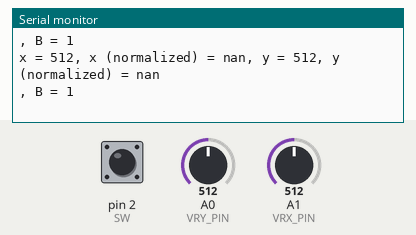
Simulated run of this sketch. Board: Arduino Uno, built with avr-gcc and run on an emulated ATmega328P. Parts: the last lines printed to the serial monitor. Inputs (shaded band) come from the test bench; at power-on: A1 (VRX_PIN) = 512, pin 2 (SW) HIGH, A0 (VRY_PIN) = 512.

Above: at 8.8 s.
8.9 s: A1 (VRX_PIN) set to 109
At 9.21 s:
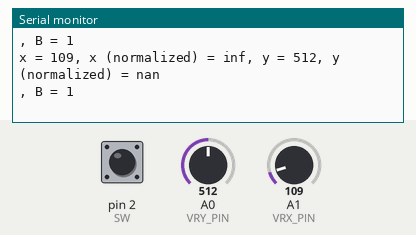
11.9 s: A1 (VRX_PIN) set to 91
At 12.1 s:
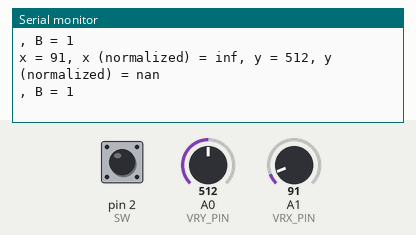

The sketch:

joystick.ino
```cpp
#define VRX_PIN  A1 // Arduino pin connected to VRX pin
#define VRY_PIN  A0 // Arduino pin connected to VRY pin
#define SW 2

const int numSamples = 100; // Number of samples for calibration
float xBaseline = 0;
float yBaseline = 0;
float xMinValue = 1023; // Initialize to max possible analog value
float xMaxValue = 0;    // Initialize to min possible analog value
float yMinValue = 1023;
float yMaxValue = 0;

int xValue = 0; // To store value of the X axis
int yValue = 0; // To store value of the Y axis
int sw = LOW;

void setup() {
  Serial.begin(9600);
  pinMode(SW, INPUT);
  calibrateSensor();
}

void loop() {
  // read analog X and Y analog values
  xValue = analogRead(VRX_PIN);
  yValue = analogRead(VRY_PIN);
  sw = digitalRead(SW);

  // Normalize the values
  float xNormalizedValue = normalizeValue(xValue, xMinValue, xMaxValue);
  float yNormalizedValue = normalizeValue(yValue, yMinValue, yMaxValue);

  // print data to Serial Monitor on Arduino IDE
  Serial.print("x = ");
  Serial.print(xValue);
  Serial.print(", x (normalized) = ");
  Serial.print(xNormalizedValue);
  Serial.print(", y = ");
  Serial.print(yValue);
  Serial.print(", y (normalized) = ");
  Serial.println(yNormalizedValue);
  Serial.print(", B = ");
  Serial.println(sw);
  delay(200);
}

void calibrateSensor() {
  long xSum = 0;
  long ySum = 0;
  for (int i = 0; i < numSamples; i++) {
    int xVal = analogRead(VRX_PIN);
    int yVal = analogRead(VRY_PIN);
    xSum += xVal;
    ySum += yVal;
    if (xVal < xMinValue) {
      xMinValue = xVal;
    }
    if (xVal > xMaxValue) {
      xMaxValue = xVal;
    }
    if (yVal < yMinValue) {
      yMinValue = yVal;
    }
    if (yVal > yMaxValue) {
      yMaxValue = yVal;
    }
    delay(10);
  }
  xBaseline = xSum / numSamples;
  yBaseline = ySum / numSamples;
  Serial.print("Calibration done: xBaseline = ");
  Serial.print(xBaseline);
  Serial.print(", xMinValue = ");
  Serial.print(xMinValue);
  Serial.print(", xMaxValue = ");
  Serial.print(xMaxValue);
  Serial.print(", yBaseline = ");
  Serial.print(yBaseline);
  Serial.print(", yMinValue = ");
  Serial.print(yMinValue);
  Serial.print(", yMaxValue = ");
  Serial.println(yMaxValue);
}

float normalizeValue(int rawValue, float minValue, float maxValue) {
  return (rawValue - minValue) / (maxValue - minValue);
}
```

Measured:
- after the input at 8.9 s, the serial monitor: prints a new line after 0.12 s (image 1)
- after the input at 11.9 s, the serial monitor: prints a new line at once (image 2)
